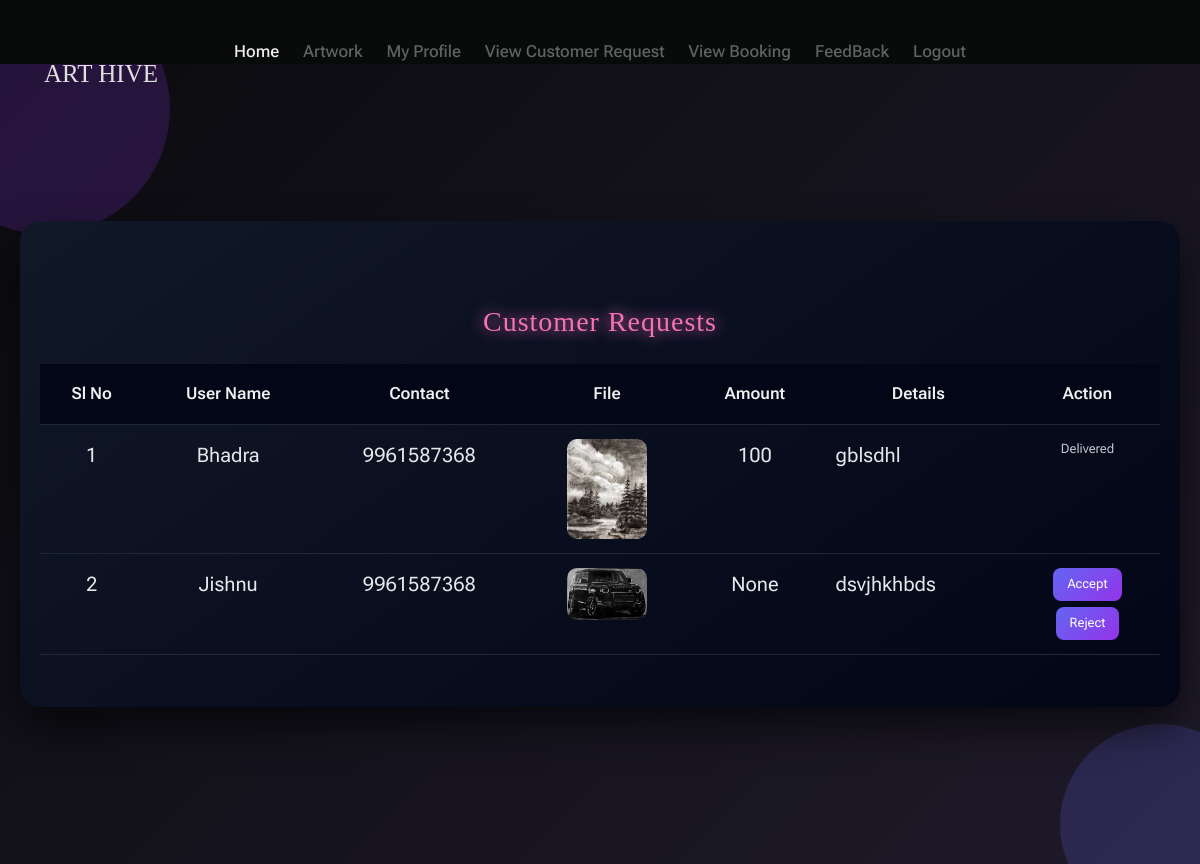
The page /Artist/ViewCustomerRequest/ on the database as committed earlier.
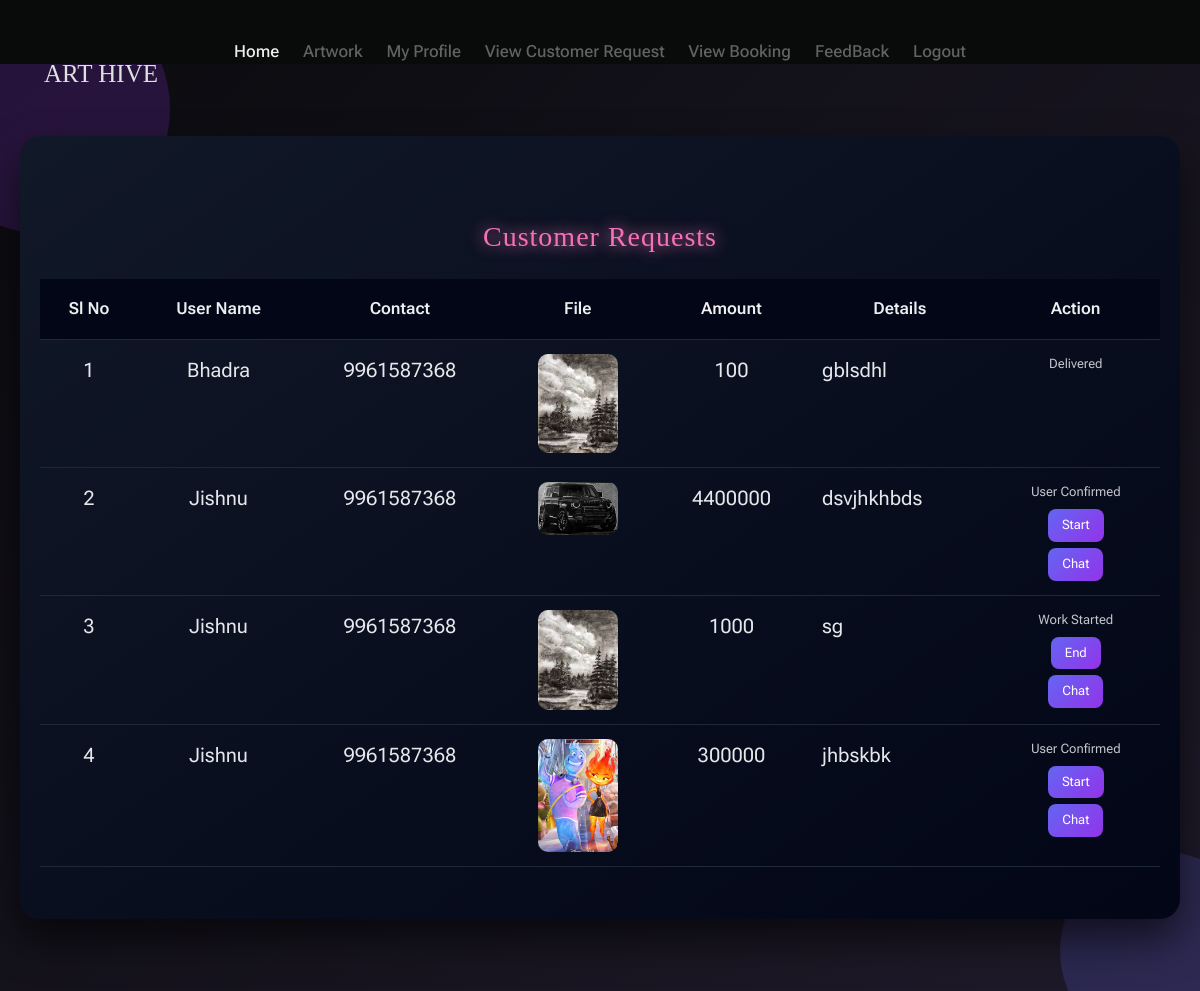
The same page on the database as committed later.
### User/models.py (models this page shows)
class tbl_customization(models.Model):
    customizaion_date=models.DateField(auto_now_add=True)
    customization_status=models.IntegerField(default=0)
    customization_details=models.CharField(max_length=50)
    customization_file=models.FileField(upload_to="Assets/CustomDocs/")
    customization_amount=models.CharField(max_length=50,null=True)
    user_id=models.ForeignKey(tbl_user,on_delete=models.CASCADE)
    artist=models.ForeignKey(tbl_artist,on_delete=models.CASCADE)
    artsubtype_id=models.ForeignKey(tbl_artsubtype,on_delete=models.CASCADE)

### Guest/models.py (models this page shows)
class tbl_user(models.Model):
    user_name = models.CharField(max_length=200)
    user_email = models.CharField(max_length=200)
    user_contact = models.CharField(max_length=200)
    user_address = models.CharField(max_length=200)
    user_password = models.CharField(max_length=200)
    user_photo = models.FileField(upload_to="Assets/UserDocs/")
    place = models.ForeignKey(tbl_place,on_delete=models.CASCADE)

### Artist/views.py (the view)
# urls.py: path('ViewCustomerRequest/',views.ViewCustomerRequest, name="ViewCustomerRequest"),
def ViewCustomerRequest(request):
    customData = tbl_customization.objects.all()
    return render(request,'Artist/ViewCustomerRequest.html',{'customData':customData})

### Artist/Templates/Artist/ViewCustomerRequest.html (shortened to what this page needs)
{% extends 'Artist/Header.html' %}
{% block content %}
<head>
</head>
<div class="artist-req-wrapper">
    <div class="artist-bg-shape shape1"></div>
    <div class="artist-bg-shape shape2"></div>
    <div class="artist-req-card">
        <h2 class="artist-req-title">Customer Requests</h2>
        <table class="artist-req-table">
            <tr>
                <th>Sl No</th>
                <th>User Name</th>
                <th>Contact</th>
                <th>File</th>
                <th>Amount</th>
                <th>Details</th>
                <th>Action</th>
            </tr>
            {% for i in customData %}
            <tr>
                <td>{{forloop.counter}}</td>
                <td>{{i.user_id.user_name}}</td>
                <td>{{i.user_id.user_contact}}</td>
                <td><img src="{{i.customization_file.url}}" class="artist-req-img"></td>
                <td>{{i.customization_amount}}</td>
                <td class="details-col">{{i.customization_details}}</td>
                <td>
                    <div class="artist-req-actions">
                        {% if i.customization_status == 0 %}
                            <a href="{% url 'Artist:Amount' i.id %}">Accept</a>
                            <a href="{% url 'Artist:Reject' i.id %}">Reject</a>
                        {% elif i.customization_status == 1 %}
                            <span class="artist-status">Waiting for User</span>
                            <a href="{% url 'Artist:chatpage' i.user_id.id %}">Chat</a>
                        {% elif i.customization_status == 2 %}
                            <span class="artist-status">Rejected</span>
                        {% elif i.customization_status == 3 %}
                            <span class="artist-status">User Confirmed</span>
                            <a href="{% url 'Artist:WorkUpdate' i.id 5 %}">Start</a>
                            <a href="{% url 'Artist:chatpage' i.user_id.id %}">Chat</a>
                        {% elif i.customization_status == 4 %}
                            <span class="artist-status">User Rejected</span>
                            <a href="{% url 'Artist:chatpage' i.user_id.id %}">Chat</a>
                        {% elif i.customization_status == 5 %}
                            <span class="artist-status">Work Started</span>
                            <a href="{% url 'Artist:WorkUpdate' i.id 6 %}">End</a>
                            <a href="{% url 'Artist:chatpage' i.user_id.id %}">Chat</a>
                        {% elif i.customization_status == 6 %}
                            <span class="artist-status">Work Ended</span>
                            <a href="{% url 'Artist:WorkUpdate' i.id 7 %}">Delivered</a>
                            <a href="{% url 'Artist:chatpage' i.user_id.id %}">Chat</a>
                        {% elif i.customization_status == 7 %}
                            <span class="artist-status">Delivered</span>
                        {% endif %}
                    </div>
                </td>
            </tr>
            {% endfor %}
        </table>
    </div>
</div>
{% endblock %}

Rows that differ between the two databases and show on the page:
changed tbl_customization "dsvjhkhbds": customization_amount "None" → "4400000"; customization_status "Accept Reject" → "User Confirmed Start Chat"
added tbl_customization: user_id.user_name "Jishnu", user_id.user_contact "9961587368", customization_file (picture), customization_amount "1000", customization_details "sg", customization_status "Work Started"
added tbl_customization: user_id.user_name "Jishnu", user_id.user_contact "9961587368", customization_file (picture), customization_amount "300000", customization_details "jhbskbk", customization_status "User Confirmed"
